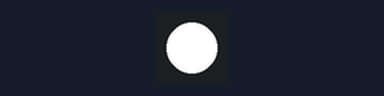
This sketch was run on a simulated Arduino Uno, built with avr-gcc and run on an emulated ATmega328P. Parts: 1 RGB LEDs in strip order, left to right. Dim RGB values are drawn brighter than linear.

Above: at 0.5 s.
At 1.5 s:
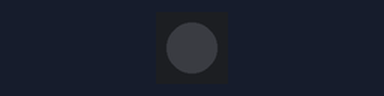
At 5.5 s:
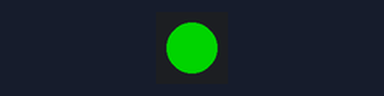
Timing chart, 0 to 6.9 s (numbered marks = the images above):
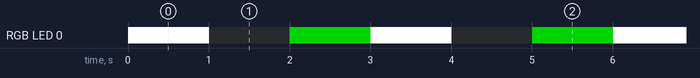

Measured:
- by itself, RGB LED 0: repeats every 3.0 s: off 1.0 s, RGB(0, 128, 0) 1.0 s, RGB(255, 255, 255) 1.0 s
- by itself, everything shown: repeats every 3.0 s, in 4 steps

The sketch:

sketch_aug30b.ino
```cpp
//for WS2812B
//sannkou
//http://cammy.co.jp/technical/2016/01/23/arduino-007/

#include "FastLED.h"

//LEDバッファーを必要個数分用意する
CRGB leds[1];

void setup() {
  FastLED.addLeds<NEOPIXEL, 6>(leds, 1);
  //　　　　　　　　　　　| 　 　|　  | 　 |
  //             　　　|     |   　|   +--LEDの数量 上記配列数と同じ
  //             　　　|     |   　+--宣言したCRGBバッファ配列
  //             　　　|     +--接続ポート番号 PWMを選択
  //             　　　+--使用するLEDDriver WS2811はこのままでもよい
}
void loop() {
  leds[0] = CRGB::White; //1個目色の指定
  FastLED.show();       //表示
  delay(1000);
  leds[0] = CRGB::Black; //黒にする→消す
  FastLED.show();
  delay(1000);
  leds[0] = CRGB::Green; //1個目色の指定
  FastLED.show();       //表示
  delay(1000);
  leds[0] = CRGB::Black; //黒にする→消す
  FastLED.show();
}
```
